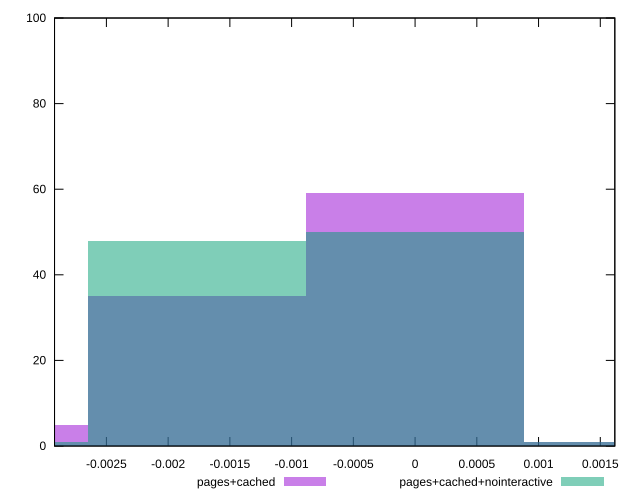

Recreate this plot in gnuplot.
reset

$pagesCached <<EOF
0 59
-0.00176580922864575 35
-0.0035316184572915 5
0.00176580922864575 1
EOF

$pagesCachedNointeractive <<EOF
-0.00176580922864575 48
0 50
-0.0035316184572915 1
0.00176580922864575 1
EOF

set key outside below
set boxwidth 0.00176580922864575
set xrange [-0.002920053734437449:0.0016176667033985111]
set yrange [0:100]
set trange [0:100]
set style fill transparent solid 0.5 noborder
set terminal svg size 640, 500 enhanced background rgb 'white'
set output "reprap/meta/score-difference/comparison/histogram/2_vs_3.svg"

plot $pagesCached title "pages+cached" with boxes, \
     $pagesCachedNointeractive title "pages+cached+nointeractive" with boxes

reset
